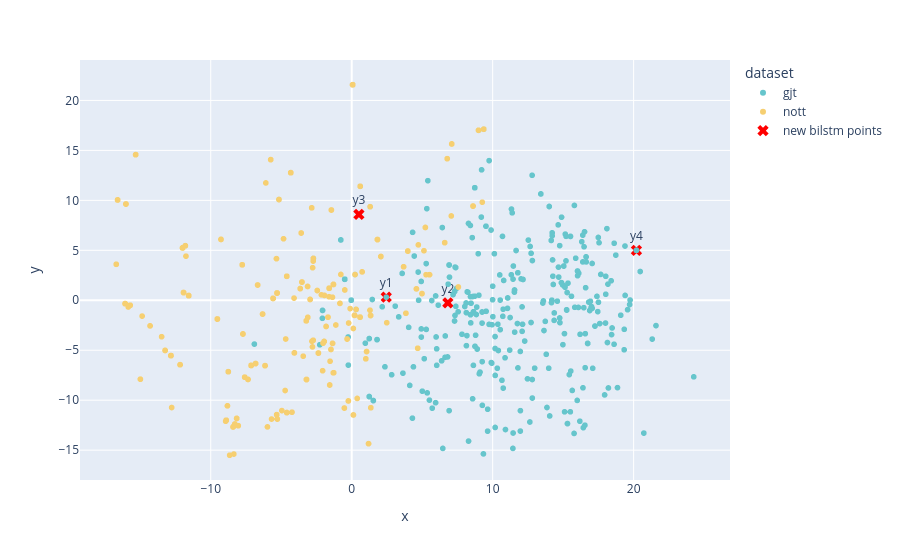

This figure's notebook cell:
### Code cell
# chords_list = [metadata[i]['chords'] for i in range(len(y_graph))]
df_bilstm = pd.DataFrame({
    'x': y_bilstm[:,0],
    'y': y_bilstm[:,1],
    'chords': chords_list,
    'dataset': datasets_list
})
fig = px.scatter(
    data_frame=df_bilstm,
    x='x',
    y='y',
    color='dataset',
    color_discrete_sequence=px.colors.qualitative.Pastel,
    hover_data=['chords']
)
fig.add_trace(go.Scatter(
    x=new_bilstm_2d[:, 0],
    y=new_bilstm_2d[:, 1],
    mode='markers+text',
    marker=dict(color='red', size=10, symbol='x'),
    text=['y1', 'y2', 'y3', 'y4'],
    hovertext=[
        in_seq_1.replace(';','<br>').replace('b_', '<br>b_'),
        in_seq_2.replace(';','<br>').replace('b_', '<br>b_'),
        in_seq_3.replace(';','<br>').replace('b_', '<br>b_'),
        in_seq_4.replace(';','<br>').replace('b_', '<br>b_'),
    ],
    hoverinfo='text',
    textposition='top center',
    name='new bilstm points'
))
fig.show()

# fig = px.scatter(
#     data_frame=df,
#     x='x',
#     y='y',
#     hover_data=['chords']
# )
# fig.show()

### Figure 1 — Plotly figure (JSON) as saved in the notebook; plotly's stock layout.template omitted (floating-point values rounded to 4 significant figures; data arrays with more than 128 entries replaced by an {"elided": "..."} marker saying what was removed)
{"data": [{"customdata": {"elided": "390x1 str values"}, "hovertemplate": "dataset=gjt<br>x=%{x}<br>y=%{y}<br>chords=%{customdata[0]}<extra></extra>", "legendgroup": "gjt", "marker": {"color": "rgb(102, 197, 204)", "symbol": "circle"}, "mode": "markers", "name": "gjt", "showlegend": true, "type": "scattergl", "x": {"elided": "390 float values"}, "xaxis": "x", "y": {"elided": "390 float values"}, "yaxis": "y"}, {"customdata": {"elided": "664x1 str values"}, "hovertemplate": "dataset=nott<br>x=%{x}<br>y=%{y}<br>chords=%{customdata[0]}<extra></extra>", "legendgroup": "nott", "marker": {"color": "rgb(246, 207, 113)", "symbol": "circle"}, "mode": "markers", "name": "nott", "showlegend": true, "type": "scattergl", "x": {"elided": "664 float values"}, "xaxis": "x", "y": {"elided": "664 float values"}, "yaxis": "y"}, {"hoverinfo": "text", "hovertext": ["<br>b_G:7_@2<br>C:maj7_@2", "<br>b_G:7_@2<br>D:maj7_@2", "<br>b_G:sus4_@4<br>b_G:sus4@4", "<br>b_A:min11_@4<br>b_A:min11_@4"], "marker": {"color": "red", "size": 10, "symbol": "x"}, "mode": "markers+text", "name": "new bilstm points", "text": ["y1", "y2", "y3", "y4"], "textposition": "top center", "type": "scatter", "x": [2.45, 6.82, 0.5097, 20.2], "y": [0.3122, -0.2527, 8.597, 5.001]}], "layout": {"legend": {"title": {"text": "dataset"}, "tracegroupgap": 0}, "margin": {"t": 60}, "xaxis": {"anchor": "y", "domain": [0, 1], "title": {"text": "x"}}, "yaxis": {"anchor": "x", "domain": [0, 1], "title": {"text": "y"}}}}
